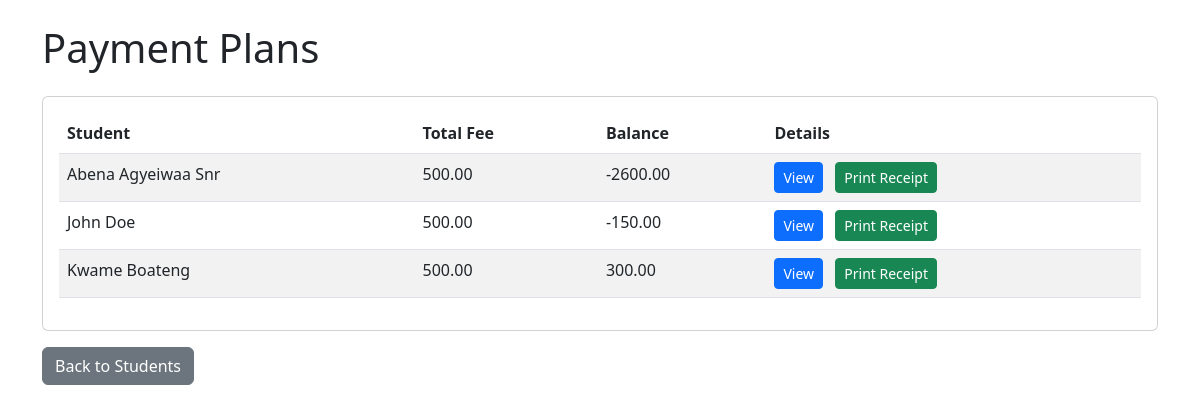
/books/payment-plans/ (signed in), run on an earlier commit of the app's database.
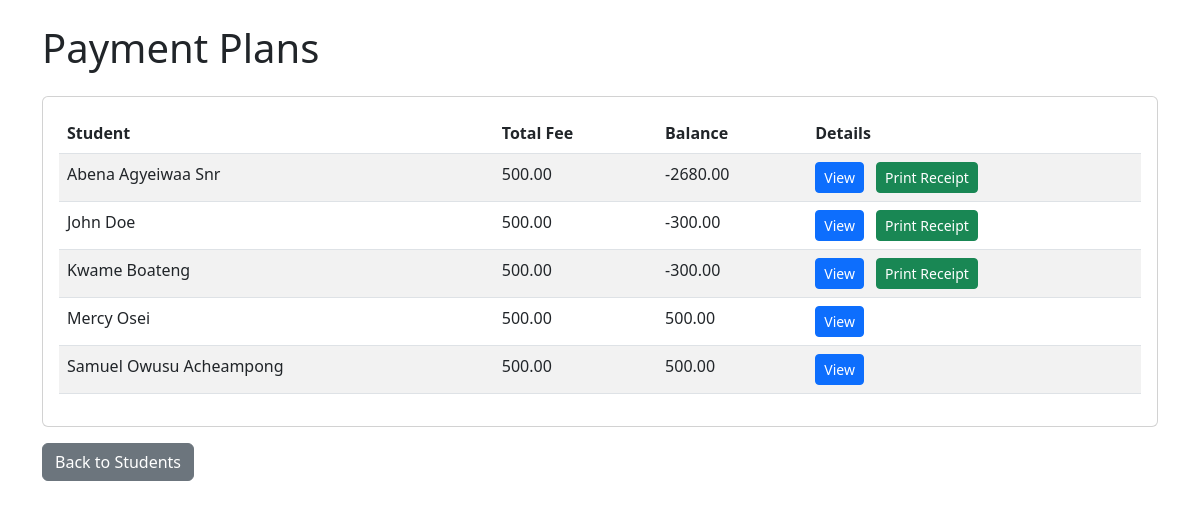
And on a later commit of the database.
### book_store/models.py (models this page shows, shortened)
class PaymentPlan(models.Model):
    student = models.OneToOneField(Student, on_delete=models.CASCADE, related_name='payment_plan')
    total_fee = models.DecimalField(max_digits=10, decimal_places=2)
    amount_paid = models.DecimalField(max_digits=10, decimal_places=2, default=Decimal('0.00'))
    balance = models.DecimalField(max_digits=10, decimal_places=2, default=Decimal('0.00'))

class Student(models.Model):
   name = models.CharField(max_length=100)
   age = models.IntegerField()
   grade = models.IntegerField()
   guardian_name = models.CharField(max_length=100)
   guardian_address = models.TextField()
   headteacher = models.ForeignKey('HeadTeacher', on_delete=models.PROTECT, related_name='students')
   fee_structure = models.ForeignKey(FeeStructure, on_delete=models.SET_NULL, null=True, blank=True)

### book_store/views.py (the view)
# urls.py: path('payment-plans/', PaymentPlanListView.as_view(), name='payment_plan_list'),
class PaymentPlanListView(LoginRequiredMixin, ListView):
    model = PaymentPlan
    template_name = 'students/payment_plan_list.html'
    context_object_name = 'payment_plans'
    def get_queryset(self):
        return PaymentPlan.objects.annotate(
            last_payment_date=Max('payments__date')
        ).order_by('-last_payment_date', 'student__name')

### book_store/templates/students/payment_plan_list.html (shortened to what this page needs)
<!DOCTYPE html>
<html lang="en">
<head>
 <link href="https://cdn.jsdelivr.net/npm/bootstrap@5.3.0/dist/css/bootstrap.min.css" rel="stylesheet">
</head>
<body>
 <div class="container mt-4">
  <h1 class="mb-4">Payment Plans</h1>
  <div class="card">
   <div class="card-body">
    {% if payment_plans %}
    <table class="table table-striped">
     <thead>
      <tr>
       <th>Student</th>
       <th>Total Fee</th>
       <th>Balance</th>
       <th>Details</th>
      </tr>
     </thead>
     <tbody>
      {% for plan in payment_plans %}
      <tr>
       <td>{{ plan.student.name }}</td>
       <td>{{ plan.total_fee }}</td>
       <td>{{ plan.balance }}</td>
       <td>
        <a href="{% url 'payment_plan_detail' plan.pk %}" class="btn btn-primary btn-sm">View</a>
        {% if plan.payments.last %}
        <a href="{% url 'payment_receipt' plan.payments.last.pk %}" class="btn btn-success btn-sm ms-2" target="_blank">Print
         Receipt</a>
        {% endif %}
        </td>
      </tr>
      {% endfor %}
     </tbody>
    </table>
    {% else %}
    <p>No payment plans found.</p>
    {% endif %}
   </div>
  </div>
  <a href="{% url 'student_list' %}" class="btn btn-secondary mt-3">Back to Students</a>
 </div>
</body>
</html>

What changed in the data, as far as the page shows it:
changed PaymentPlan "Abena Agyeiwaa Snr": balance "-2600.00" → "-2680.00"
changed PaymentPlan "John Doe": balance "-150.00" → "-300.00"
changed PaymentPlan "Kwame Boateng": balance "300.00" → "-300.00"
added PaymentPlan: student.name "Mercy Osei", total_fee "500.00", balance "500.00"
added PaymentPlan: student.name "Samuel Owusu Acheampong", total_fee "500.00", balance "500.00"
